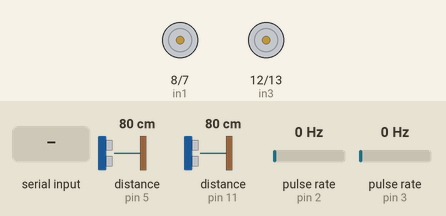
Simulated run of this sketch. Board: Arduino Uno, built with avr-gcc and run on an emulated ATmega328P. On the bench: motor-driver pin pairs drawn as motors (green arrow = first pin HIGH = forward, orange = second pin HIGH = backward, longer = more drive, scaled by the enable pin). Wiring (inferred from the names in the program): 2 × ultrasonic range finder: trigger pin 4, echo pin 5 / trigger pin 6, echo pin 11; 2 × pulse sensor: data pin 2 / data pin 3. The test bench sets the inputs (shaded band); at power-on: distance to the obstacle (sensors on pin 5, pin 11) 80 cm, pulse rate (sensors on pin 2, pin 3) 0 Hz. The echo pulse lasts 58.3 µs per cm; what the sketch prints to the serial monitor is not drawn.

Above: at 1.2 s.
1.3 s: "F90\n" received over Serial
At 2.9 s:
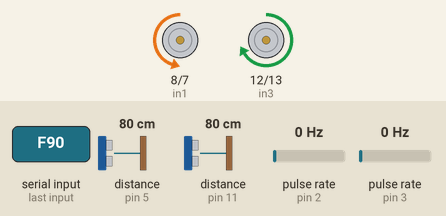
3.2 s: "F,45\n" received over Serial
At 4.0 s:
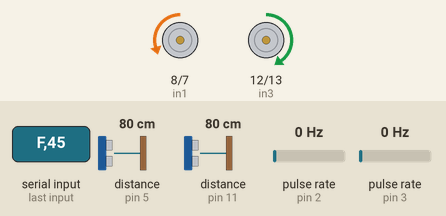
4.9 s: "B90\n" received over Serial
At 6.5 s:
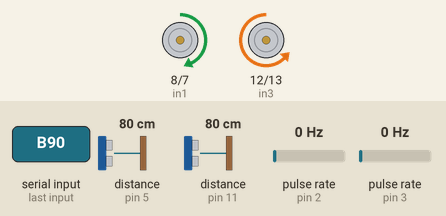
7.1 s: "B,45\n" received over Serial
At 7.6 s:
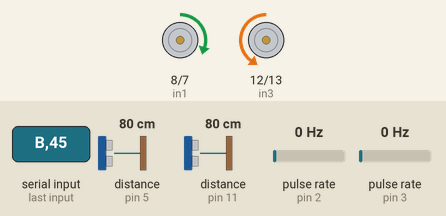
8.8 s: "L90\n" received over Serial
At 10.0 s:
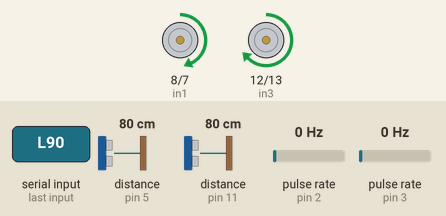
10.9 s: "L,45\n" received over Serial
At 12.3 s:
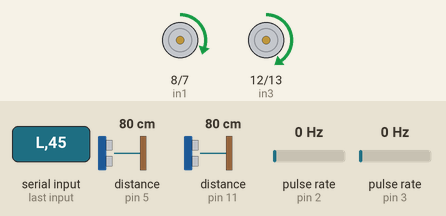
Timing chart, 0 to 13.7 s (numbered marks = the images above; inputs shaded):
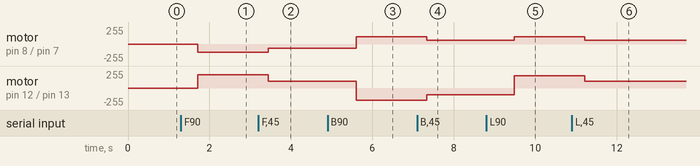

The sketch:

Arduino1.ino
```cpp
// ========== MOTOR PINS ==========
int enA = 9;
int in1 = 8;
int in2 = 7;
int enB = 10;
int in3 = 12;
int in4 = 13;
int speed = 200;

// Motor trim (adjust these to fix veering)
float leftTrim = 0.6;
float rightTrim = 1.0;

// ========== ENCODER PINS ==========
const int ENCODER_LEFT = 2;
const int ENCODER_RIGHT = 3;

// Encoder counting
volatile long leftCount = 0;
volatile long rightCount = 0;

// For speed calculation
unsigned long lastTime = 0;
long lastLeftCount = 0;
long lastRightCount = 0;

// Robot parameters
const int ENCODER_SLOTS = 20;
const float WHEEL_DIAMETER = 6.5;  // cm
const float CM_PER_COUNT = (PI * WHEEL_DIAMETER) / ENCODER_SLOTS;

// ========== ULTRASONIC SENSOR 1 (Front/Side) ==========
const int trigPin1 = 4;
const int echoPin1 = 5;
long duration1, cm1;

// ========== ULTRASONIC SENSOR 2 (Front/Side) ==========
const int trigPin2 = 6;
const int echoPin2 = 11;
long duration2, cm2;

// ========== INTERRUPT SERVICE ROUTINES ==========
void leftEncoder() {
  leftCount++;
}

void rightEncoder() {
  rightCount++;
}

void setup() {
  // Motor setup
  pinMode(enA, OUTPUT);
  pinMode(in1, OUTPUT);
  pinMode(in2, OUTPUT);
  pinMode(enB, OUTPUT);
  pinMode(in3, OUTPUT);
  pinMode(in4, OUTPUT);

  // Encoder setup with interrupts
  pinMode(ENCODER_LEFT, INPUT_PULLUP);
  pinMode(ENCODER_RIGHT, INPUT_PULLUP);
  attachInterrupt(digitalPinToInterrupt(ENCODER_LEFT), leftEncoder, FALLING);
  attachInterrupt(digitalPinToInterrupt(ENCODER_RIGHT), rightEncoder, FALLING);

  // Ultrasonic 1 setup
  pinMode(trigPin1, OUTPUT);
  pinMode(echoPin1, INPUT);

  // Ultrasonic 2 setup
  pinMode(trigPin2, OUTPUT);
  pinMode(echoPin2, INPUT);

  Serial.begin(9600);

  Serial.println("========================================");
  Serial.println("🤖 ROBOT TELEMETRY SYSTEM");
  Serial.println("========================================");
  Serial.println();

  lastTime = millis();
}

void loop() {
  // ========== READ ULTRASONIC SENSOR 1 ==========
  digitalWrite(trigPin1, LOW);
  delayMicroseconds(2);
  digitalWrite(trigPin1, HIGH);
  delayMicroseconds(10);
  digitalWrite(trigPin1, LOW);

  duration1 = pulseIn(echoPin1, HIGH);
  cm1 = (duration1 / 2) / 29.1;

  // Small delay between sensors
  delayMicroseconds(10);

  // ========== READ ULTRASONIC SENSOR 2 ==========
  digitalWrite(trigPin2, LOW);
  delayMicroseconds(2);
  digitalWrite(trigPin2, HIGH);
  delayMicroseconds(10);
  digitalWrite(trigPin2, LOW);

  duration2 = pulseIn(echoPin2, HIGH);
  cm2 = (duration2 / 2) / 29.1;

  // ========== PRINT TELEMETRY (every 100ms) ==========
  unsigned long currentTime = millis();
  if (currentTime - lastTime >= 100) {
    float deltaTime = (currentTime - lastTime) / 1000.0;

    // Calculate distances
    float leftDistance = leftCount * CM_PER_COUNT;
    float rightDistance = rightCount * CM_PER_COUNT;

    // Calculate speeds
    float leftSpeed = ((leftCount - lastLeftCount) * CM_PER_COUNT) / deltaTime;
    float rightSpeed = ((rightCount - lastRightCount) * CM_PER_COUNT) / deltaTime;

    // Print telemetry with labels
    Serial.println("----------------------------------------");
    Serial.print("⏱️  Time: ");
    Serial.print(currentTime);
    Serial.println(" ms");

    Serial.println();
    Serial.println("📊 ENCODERS:");
    Serial.print("   Left Count:  ");
    Serial.print(leftCount);
    Serial.print(" ticks  |  Right Count: ");
    Serial.print(rightCount);
    Serial.println(" ticks");

    Serial.println();
    Serial.println("📏 DISTANCE:");
    Serial.print("   Left:  ");
    Serial.print(leftDistance, 2);
    Serial.print(" cm  |  Right: ");
    Serial.print(rightDistance, 2);
    Serial.println(" cm");

    Serial.println();
    Serial.println("🏃 SPEED:");
    Serial.print("   Left:  ");
    Serial.print(leftSpeed, 2);
    Serial.print(" cm/s  |  Right: ");
    Serial.print(rightSpeed, 2);
    Serial.println(" cm/s");

    Serial.println();
    Serial.println("📡 ULTRASONIC SENSORS:");
    Serial.print("   Sensor 1 (Pins 4/5):  ");
    Serial.print(cm1);
    Serial.print(" cm  |  Sensor 2 (Pins 6/11): ");
    Serial.print(cm2);
    Serial.println(" cm");

    Serial.println("----------------------------------------");
    Serial.println();

    // Update for next iteration
    lastLeftCount = leftCount;
    lastRightCount = rightCount;
    lastTime = currentTime;
  }

  // ========== HANDLE SERIAL COMMANDS ==========
  if (Serial.available() > 0) {
    char cmd = Serial.read();

    // Print command received
    Serial.print("🎮 Command: ");

    if (cmd == 'F') {
      Serial.println("FORWARD ⬆️");
      drive(LOW, HIGH, LOW, HIGH);
    }
    else if (cmd == 'B') {
      Serial.println("BACKWARD ⬇️");
      drive(HIGH, LOW, HIGH, LOW);
    }
    else if (cmd == 'L') {
      Serial.println("LEFT ⬅️");
      drive(HIGH, LOW, LOW, HIGH);
    }
    else if (cmd == 'R') {
      Serial.println("RIGHT ➡️");
      drive(LOW, HIGH, HIGH, LOW);
    }
    else if (cmd == 'S') {
      Serial.println("STOP 🛑");
      drive(LOW, LOW, LOW, LOW);
    }
    else if (cmd >= '0' && cmd <= '9') {
      int val = cmd - '0';
      speed = map(val, 0, 9, 100, 255);
      Serial.print("Speed set to: ");
      Serial.print(val);
      Serial.println(" ⚡");
    }
    else {
      Serial.print("Unknown: ");
      Serial.println(cmd);
    }
    Serial.println();
  }

  delay(10);
}

// ========== DRIVE FUNCTION ==========
void drive(int a1, int a2, int b1, int b2) {
  digitalWrite(in1, a1);
  digitalWrite(in2, a2);
  analogWrite(enA, (a1 == a2) ? 0 : speed * leftTrim);

  digitalWrite(in3, b2);
  digitalWrite(in4, b1);
  analogWrite(enB, (b1 == b2) ? 0 : speed * rightTrim);
}
```

Motor.ino
```cpp
/**
 * @file Motor.ino
 * @brief Simple H-bridge motor control helpers.
 *
 * Provides a minimal interface for driving a DC motor using
 * digital GPIO pins (e.g. Arduino-style platforms).
 *
 * The motor direction is controlled via two input pins,
 * while a separate enable pin turns the motor on or off.
 *
 * @author Paul Bucci
 * @date 2026
 */


/**
 * @brief Drives a DC motor in a fixed direction using an H-bridge.
 *
 * @param in1 GPIO pin connected to motor driver input 1 (direction control)
 * @param in2 GPIO pin connected to motor driver input 2 (direction control)
 * @param enA GPIO pin connected to motor driver enable pin (motor on/off)
 */
void drive(int in1, int in2, int enA) {
    digitalWrite(in1, LOW);   // Direction control: IN1
    digitalWrite(in2, HIGH);  // Direction control: IN2 (sets rotation direction)
    digitalWrite(enA, HIGH);  // Enable motor driver
}

void stop(int in1, int in2, int enA) {
    digitalWrite(in1, LOW);   // Direction control: IN1
    digitalWrite(in2, HIGH);  // Direction control: IN2 (sets rotation direction)
    digitalWrite(enA, LOW);   // Disable motor driver
}


// TODO: add your own driving functions here
```

Serial.ino
```cpp
/**
 * @file Serial.ino
 * @brief Minimal serial logging helpers.
 *
 * Very small logging utilities that print tagged messages to an
 * Arduino Stream (e.g. Serial). No wrapping or redefining of serial
 * functions—only uses Stream::print/println.
 *
 * @author Paul Bucci
 * @date 2026
 */

#include <Arduino.h>

/**
 * @brief Print an informational log message.
 *
 * Format:
 *   [INFO] <message>
 *
 * @param out Stream to write to (e.g. Serial)
 * @param msg Null-terminated message string
 */
inline void logInfo(Stream& out, const char* msg) {
  unsigned long timestamp = millis();
  out.print(timestamp);
  out.print(F("\t[INFO] "));
  out.println(msg);
}

/**
 * @brief Print an error log message.
 *
 * Format:
 *   [ERROR] <message>
 *
 * @param out Stream to write to (e.g. Serial)
 * @param msg Null-terminated message string
 */
inline void logError(Stream& out, const char* msg) {
  out.print(F("[ERROR] "));
  out.println(msg);
}


//hello this is testing
//hello
//hello
```

Measured:
- after the input at 1.3 s, motor on pin 8 (in1) / pin 7 (in2): stopped → backward 120/255 after 0.41 s; motor on pin 12 (in3) / pin 13 (in4): stopped → forward 200/255 after 0.41 s
- after the input at 3.2 s, motor on pin 8 (in1) / pin 7 (in2): backward 120/255 → backward 60/255 after 0.24 s; motor on pin 12 (in3) / pin 13 (in4): forward 200/255 → forward 100/255 after 0.24 s
- after the input at 4.9 s, motor on pin 8 (in1) / pin 7 (in2): backward 60/255 → forward 111/255 after 0.70 s; motor on pin 12 (in3) / pin 13 (in4): forward 100/255 → backward 186/255 after 0.70 s
- after the input at 7.1 s, motor on pin 8 (in1) / pin 7 (in2): forward 111/255 → forward 60/255 after 0.23 s; motor on pin 12 (in3) / pin 13 (in4): backward 186/255 → backward 100/255 after 0.23 s
- after the input at 8.8 s, motor on pin 8 (in1) / pin 7 (in2): forward 60/255 → forward 111/255 after 0.68 s; motor on pin 12 (in3) / pin 13 (in4): backward 100/255 → forward 186/255 after 0.68 s
- after the input at 10.9 s, motor on pin 8 (in1) / pin 7 (in2): forward 111/255 → forward 60/255 after 0.31 s; motor on pin 12 (in3) / pin 13 (in4): forward 186/255 → forward 100/255 after 0.31 s
